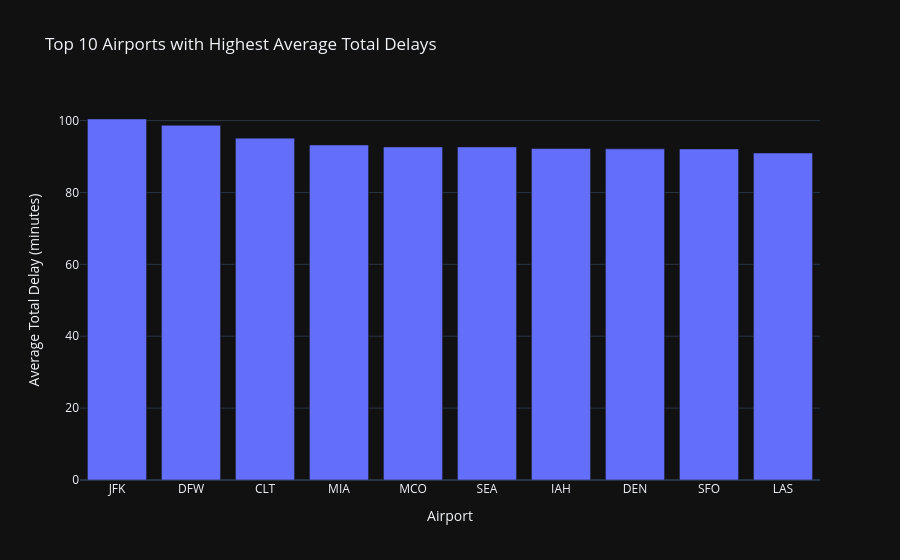

The notebook cell saved with this chart:
### Markdown cell above
To visualize which airports are most likely to have flight delays, we can create a bar chart showing the average total delay for each airport. This will help us identify the airports with the highest average delays.

### Code cell
# Calculate the average total delay per airport
average_delay_per_airport = data.groupby('Airport')['TotalDelay'].mean().sort_values(ascending=False)

# Create a bar chart
fig = px.bar(
    average_delay_per_airport.head(10).reset_index(),
    x='Airport',
    y='TotalDelay',
    title='Top 10 Airports with Highest Average Total Delays',
    labels={'TotalDelay': 'Average Total Delay (minutes)'},
    template='plotly_dark'
)

# Show the plot
fig.show()

### Figure 1 — Plotly figure (JSON) as saved in the notebook; plotly's stock layout.template omitted (floating-point values rounded to 4 significant figures)
{"data": [{"alignmentgroup": "True", "hovertemplate": "Airport=%{x}<br>Average Total Delay (minutes)=%{y}<extra></extra>", "legendgroup": "", "marker": {"color": "#636efa", "pattern": {"shape": ""}}, "name": "", "offsetgroup": "", "orientation": "v", "showlegend": false, "textposition": "auto", "x": ["JFK", "DFW", "CLT", "MIA", "MCO", "SEA", "IAH", "DEN", "SFO", "LAS"], "xaxis": "x", "y": [100.4, 98.68, 95.12, 93.22, 92.68, 92.68, 92.23, 92.14, 92.13, 90.98], "yaxis": "y", "type": "bar"}], "layout": {"xaxis": {"anchor": "y", "domain": [0, 1], "title": {"text": "Airport"}}, "yaxis": {"anchor": "x", "domain": [0, 1], "title": {"text": "Average Total Delay (minutes)"}}, "legend": {"tracegroupgap": 0}, "title": {"text": "Top 10 Airports with Highest Average Total Delays"}, "barmode": "relative"}}
